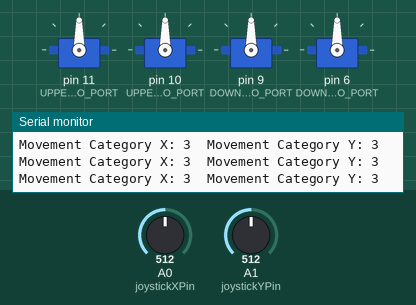
Simulated run of this sketch. Board: Arduino Uno, built with avr-gcc and run on an emulated ATmega328P. Parts: 4 × servo, the last lines printed to the serial monitor. The test bench sets the inputs (shaded band); at power-on: A0 (joystickXPin) = 512, A1 (joystickYPin) = 512.

Above: at 1.2 s.
1.3 s: A0 (joystickXPin) set to 610
At 2.1 s:
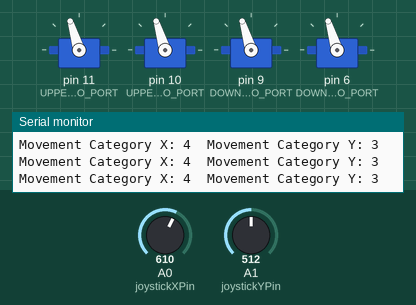
2.8 s: A0 (joystickXPin) set to 760
At 3.8 s:
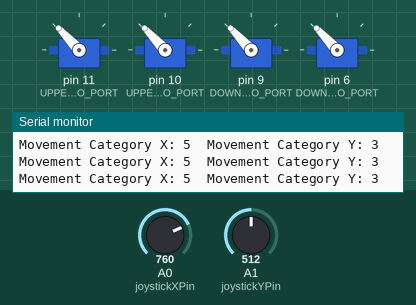
4.3 s: A0 (joystickXPin) set to 390
At 5.5 s:
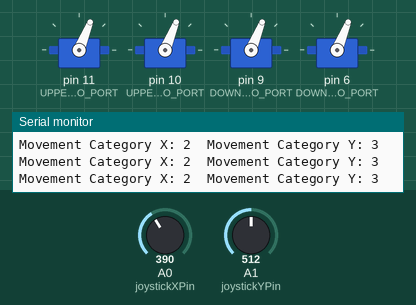
5.8 s: A0 (joystickXPin) set to 240
At 7.0 s:
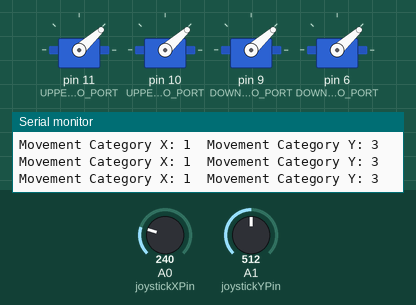
7.3 s: A0 (joystickXPin) set to 122
At 7.8 s:
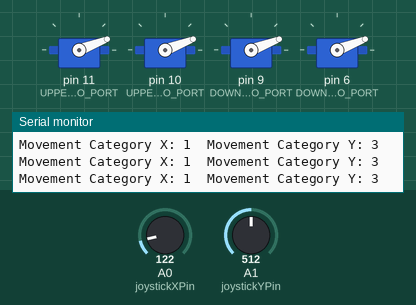
Timing chart, 0 to 9.8 s (numbered marks = the images above; inputs shaded):
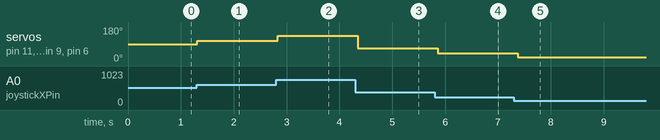

Measured:
- after the input at 1.3 s, servo on pin 11 (UPPER_LEFT_SERVO_PORT), servo on pin 10 (UPPER_RIGHT_SERVO_PORT), servo on pin 9 (DOWN_RIGHT_SERVO_PORT), servo on pin 6 (DOWN_LEFT_SERVO_PORT): 90° → 107° at once
- after the input at 2.8 s, servo on pin 11 (UPPER_LEFT_SERVO_PORT), servo on pin 10 (UPPER_RIGHT_SERVO_PORT), servo on pin 9 (DOWN_RIGHT_SERVO_PORT), servo on pin 6 (DOWN_LEFT_SERVO_PORT): 107° → 133° at once
- after the input at 4.3 s, servo on pin 11 (UPPER_LEFT_SERVO_PORT), servo on pin 10 (UPPER_RIGHT_SERVO_PORT), servo on pin 9 (DOWN_RIGHT_SERVO_PORT), servo on pin 6 (DOWN_LEFT_SERVO_PORT): 133° → 68° after 0.05 s
- after the input at 5.8 s, servo on pin 11 (UPPER_LEFT_SERVO_PORT), servo on pin 10 (UPPER_RIGHT_SERVO_PORT), servo on pin 9 (DOWN_RIGHT_SERVO_PORT), servo on pin 6 (DOWN_LEFT_SERVO_PORT): 68° → 42° after 0.06 s
- after the input at 7.3 s, servo on pin 11 (UPPER_LEFT_SERVO_PORT), servo on pin 10 (UPPER_RIGHT_SERVO_PORT), servo on pin 9 (DOWN_RIGHT_SERVO_PORT), servo on pin 6 (DOWN_LEFT_SERVO_PORT): 42° → 21° after 0.08 s

The sketch:

joystick.ino
```cpp
#include <Servo.h> // Inclure la bibliothèque Servo

// Définition des catégories sous forme d'entiers (ou utilisez des énumérations si vous préférez)
#define FULL_GAUCHE 5
#define HALF_GAUCHE 4
#define AUCUN_MOUVEMENT 3
#define HALF_DROITE 2
#define FULL_DROITE 1
#define OUT_OF_RANGE 0


// Définition des broches du joystick (axes X et Y)
const int joystickXPin = A0;  // Axe X connecté à la broche analogique A0
const int joystickYPin = A1;  // Axe Y connecté à la broche analogique A1

const int UPPER_LEFT_SERVO_PORT = 11;
const int UPPER_RIGHT_SERVO_PORT = 10;
const int DOWN_RIGHT_SERVO_PORT = 9;
const int DOWN_LEFT_SERVO_PORT = 6;

// Servo myServo; // Créer un objet Servo
Servo UpperLeftServo;
Servo UpperRightServo;
Servo DownRightServo;
Servo DownLeftServo;

void setup() {
  // Démarrer la communication série
  Serial.begin(9600);

  // Connecter les servomoteurs aux branches 11, 10, 9 et 6
  UpperLeftServo.attach(UPPER_LEFT_SERVO_PORT);
  UpperRightServo.attach(UPPER_RIGHT_SERVO_PORT);
  DownRightServo.attach(DOWN_RIGHT_SERVO_PORT);
  DownLeftServo.attach(DOWN_LEFT_SERVO_PORT);
}

void loop() {
  // Lire les valeurs des axes X et Y du joystick (plage : 0 à 1023)
  int joystickXValue = analogRead(joystickXPin);
  int joystickYValue = analogRead(joystickYPin);

  // Catégoriser les valeurs du joystick pour l'axe X et l'axe Y
  int movementCategoryX = categorizeMovement(joystickXValue);
  int movementCategoryY = categorizeMovement(joystickYValue);

  // Afficher les catégories de mouvement sur le moniteur série
  Serial.print("Movement Category X: ");
  Serial.print(movementCategoryX);
  Serial.print("\t");  // Tabulation pour une meilleure lisibilité
  Serial.print("Movement Category Y: ");
  Serial.println(movementCategoryY);

  // Convertir la position X du joystick en un angle pour le servomoteur
  int servoAngle = map(joystickXValue, 0, 1023, 0, 180);  // Mapper la valeur de 0 à 1023 à un angle de 0 à 180

  // Positionner les servomoteurs à l'angle calculé
  UpperLeftServo.write(servoAngle);
  UpperRightServo.write(servoAngle);
  DownRightServo.write(servoAngle);
  DownLeftServo.write(servoAngle);


  // Ajouter un petit délai pour la lisibilité et éviter des mouvements trop rapides
  delay(100);  // Délai de 100 ms pour rendre les mouvements plus fluides
}

// Fonction pour catégoriser les valeurs du joystick en fonction de la plage
int categorizeMovement(int value) {
  if (value > 750 && value <= 1023) {
    return FULL_GAUCHE;       // Full Gauche
  } else if (value > 600 && value <= 750) {
    return HALF_GAUCHE;       // Half Gauche
  } else if (value > 400 && value <= 600) {
    return AUCUN_MOUVEMENT;   // Aucun Mouvement
  } else if (value > 250 && value <= 400) {
    return HALF_DROITE;       // Half Droite
  } else if (value >= 0 && value <= 250) {
    return FULL_DROITE;       // Full Droite
  } else {
    return OUT_OF_RANGE;      // Hors de la plage (vérification de sécurité)
  }
}
```
